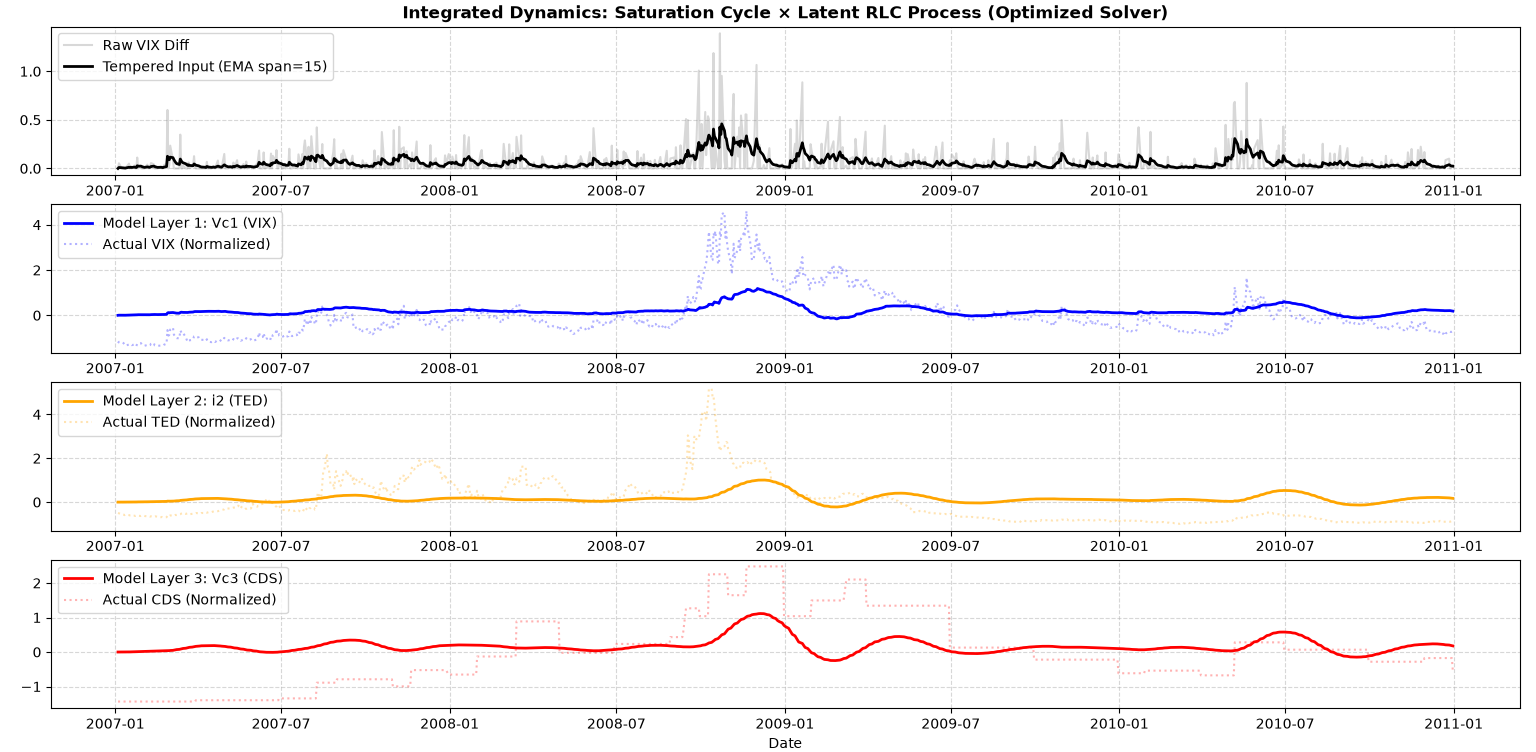

Reproduce this figure in Python.
import numpy as np
import pandas as pd
from scipy.integrate import solve_ivp
from scipy.interpolate import interp1d
import matplotlib.pyplot as plt

# ==========================================
# 1. 実データの読み込みと前処理（なまらせ処理）
# ==========================================
df = pd.read_csv("VIXCLS_TED_CSD.csv")

serial_days = pd.to_numeric(df["observation_date"], errors="coerce")
df["Date"] = pd.to_datetime("1899-12-30") + pd.to_timedelta(serial_days, unit="D")
df = df.rename(columns={"VIXCLS": "VIX", "TEDRATE": "TED", "CDS": "CDS"})
df = df.set_index("Date")

df_num = df[["VIX", "TED", "CDS"]].apply(pd.to_numeric, errors="coerce").ffill()

df_norm = (df_num - df_num.mean()) / df_num.std()
df_diff = df_norm.diff().dropna()

span_latent_layers = 10
df_diff["Iin_latent"] = df_diff["VIX"].clip(lower=0).ewm(span=span_latent_layers, adjust=False).mean()

t_max_index = len(df_diff) - 1
t_steps = np.arange(len(df_diff))
t_eval = np.linspace(0, t_max_index, len(df_diff))

Iin_tempered_func = interp1d(t_steps, df_diff["Iin_latent"], kind="linear", fill_value="extrapolate")

np.random.seed(42)
raw_noise = np.random.normal(0, 0.05, len(df_diff))
brain_noise_func = interp1d(t_steps, raw_noise, kind="linear", fill_value="extrapolate")

target_VIX = df_norm.loc[df_diff.index, "VIX"].values
target_TED = df_norm.loc[df_diff.index, "TED"].values
target_CDS = df_norm.loc[df_diff.index, "CDS"].values

# ==========================================
# 2. 統合モデルのパラメータ設定
# ==========================================
C1, L1 = 0.8, 0.3
C2, L2 = 5.0, 15.0   
C3, L3 = 10.0, 50.0

VIX_sat = 6.0
TED_sat = 6.0
CDS_sat = 6.0

R1_base = 15.0000
R2      = 0.1000
R3      = 0.0800
alpha   = 0.6000
gain_In = 22.0000
gain_i1 = 5.0000

G_vix = 2.5
G_ted = 1.0
G_cds = 0.5

# スイッチの鋭さを決めるパラメータ（大きいほどシャープ、小さいほどマイルド）
beta_switch = 2 

# ==========================================
# 3. 統合システム方程式（飽和巡回 × RLC回路）
# ==========================================
def integrated_market_system(t, x):
    q1, i1, q2, i2, q3, i3 = x

    Vc1 = q1 / C1
    Vc2 = i2      
    Vc3 = q3 / C3

    dVIX_sat = VIX_sat - Vc1
    dTED_sat = TED_sat - Vc2
    dCDS_sat = CDS_sat - Vc3

    dVIX = dVIX_sat - dTED_sat
    dTED = dTED_sat - dCDS_sat
    dCDS = dCDS_sat - dVIX_sat

    # 【💡 高速化コア変更点】 符号関数を滑らかな tanh に変更してチャタリングを防ぐ
    eVIX = np.tanh(beta_switch * dVIX)
    eTED = np.tanh(beta_switch * dTED)
    eCDS = np.tanh(beta_switch * dCDS)

    R1_dynamic = R1_base * (1.0 + alpha * np.maximum(0, Vc3))
    Iin = Iin_tempered_func(t) * gain_In
    brain_noise = brain_noise_func(t)

    dq1_dt = i1
    di1_dt = (- R1_dynamic * i1 - Vc1 + G_vix * eVIX * dVIX_sat + Iin) / L1

    dq2_dt = i2
    di2_dt = (- R2 * i2 - Vc2 + G_ted * eTED * dTED_sat + gain_i1 * np.abs(i1)) / L2

    dq3_dt = i3
    di3_dt = (- R3 * i3 - Vc3 + G_cds * eCDS * dCDS_sat + brain_noise) / L3

    return [dq1_dt, di1_dt, dq2_dt, di2_dt, dq3_dt, di3_dt]

# ==========================================
# 4. シミュレーションの実行
# ==========================================
x0 = [0.0, 0.0, 0.0, 0.0, 0.0, 0.0]

# 【💡 高速化コア変更点】 method を 'Radau' に変更し、許容誤差を現実的な値に設定
sol = solve_ivp(
    integrated_market_system, 
    (0, t_max_index), 
    x0, 
    t_eval=t_eval, 
    method='Radau', 
    rtol=1e-4, 
    atol=1e-7
)

q1_out, i1_out, q2_out, i2_out, q3_out, i3_out = sol.y

sim_Vc1 = q1_out / C1  
sim_i2  = i2_out       
sim_Vc3 = q3_out / C3  

sim_len = len(sol.t)
plot_dates = df_diff.index[:sim_len]
plot_target_VIX = target_VIX[:sim_len]
plot_target_TED = target_TED[:sim_len]
plot_target_CDS = target_CDS[:sim_len]
plot_Iin_latent = df_diff["Iin_latent"].values[:sim_len]
plot_vix_diff   = df_diff["VIX"].clip(lower=0).values[:sim_len]

# ==========================================
# 5. 最終プロットの描画
# ==========================================
plt.figure(figsize=(14, 10))

plt.subplot(4, 1, 1)
plt.plot(plot_dates, plot_vix_diff, color="gray", alpha=0.3, label="Raw VIX Diff")
plt.plot(plot_dates, plot_Iin_latent, color="black", lw=2, label="Tempered Input (EMA span=15)")
plt.title("Integrated Dynamics: Saturation Cycle × Latent RLC Process (Optimized Solver)", fontsize=12, fontweight='bold')
plt.legend(loc="upper left")
plt.grid(True, linestyle="--", alpha=0.5)

plt.subplot(4, 1, 2)
plt.plot(plot_dates, sim_Vc1, color="blue", lw=2, label="Model Layer 1: Vc1 (VIX)")
plt.plot(plot_dates, plot_target_VIX, color="blue", alpha=0.3, linestyle=":", label="Actual VIX (Normalized)")
plt.legend(loc="upper left")
plt.grid(True, linestyle="--", alpha=0.5)

plt.subplot(4, 1, 3)
plt.plot(plot_dates, sim_i2, color="orange", lw=2, label="Model Layer 2: i2 (TED)")
plt.plot(plot_dates, plot_target_TED, color="orange", alpha=0.3, linestyle=":", label="Actual TED (Normalized)")
plt.legend(loc="upper left")
plt.grid(True, linestyle="--", alpha=0.5)

plt.subplot(4, 1, 4)
plt.plot(plot_dates, sim_Vc3, color="red", lw=2, label="Model Layer 3: Vc3 (CDS)")
plt.plot(plot_dates, plot_target_CDS, color="red", alpha=0.3, linestyle=":", label="Actual CDS (Normalized)")
plt.xlabel("Date")
plt.legend(loc="upper left")
plt.grid(True, linestyle="--", alpha=0.5)

plt.tight_layout()
plt.show()
